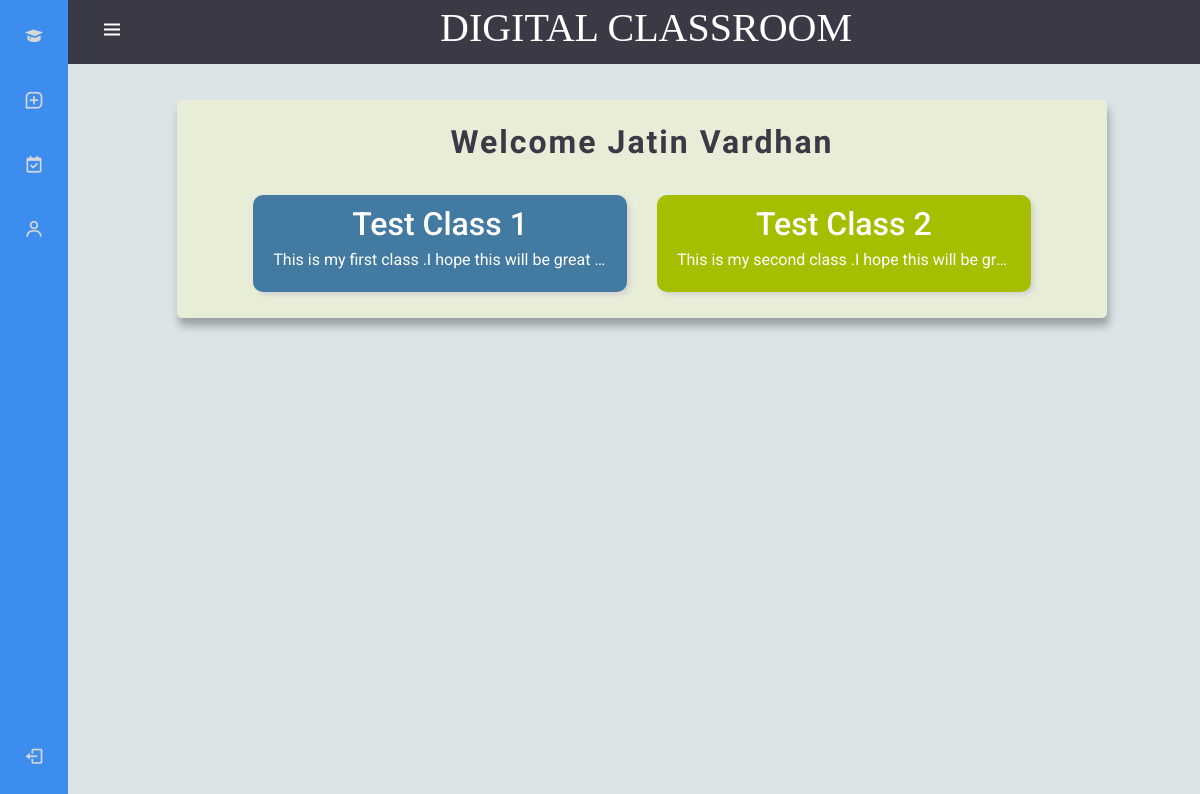
The app's page /Student/SDashboard.php (signed in) with its own data.
### tables this page shows
CREATE TABLE `join_class` (
  `std_id` varchar(20) NOT NULL,
  `class_id` int(5) NOT NULL,
  `att_percentage` float NOT NULL DEFAULT 100,
  `total_attendance` int(11) NOT NULL DEFAULT 0
);

CREATE TABLE `classes` (
  `course_id` int(5) NOT NULL,
  `course_name` varchar(50) NOT NULL,
  `dpt_id` int(5) NOT NULL,
  `semester` int(3) NOT NULL,
  `teacher_id` int(5) NOT NULL,
  `class_code` varchar(7) NOT NULL,
  `total_taken_classes` int(5) NOT NULL DEFAULT 0,
  `description` varchar(150) NOT NULL,
  `background` varchar(30) NOT NULL,
  `archive` int(3) NOT NULL DEFAULT 0
);

### Student/SDashboard.php (the view, shortened to what this page needs)
<?php
include "navbar.php";
include '../Home/Connection.php';
$id = $_SESSION['s_id'];
$classQuery = "SELECT classes.*,join_class.* FROM classes
LEFT JOIN join_class ON classes.course_id=join_class.class_id
WHERE join_class.std_id = $id ";
$classResult = $conn->query($classQuery);
?>
<!DOCTYPE html>
<html lang="en">
<head>
    <link rel="stylesheet" href="style.css?<?php echo time(); ?>">
    <link href="https://cdn.jsdelivr.net/npm/bootstrap@5.0.2/dist/css/bootstrap.min.css" rel="stylesheet" />
</head>
<body>
    <main>
        <div class="container col-10 py-2">
            <h2 class="h2"> Welcome <?php echo $_SESSION['s_name']; ?> </h2>
            <div class="class-container col-sm-11">
                <?php if ($classResult->num_rows > 0) : ?>
                    <?php while ($row = $classResult->fetch_assoc()) : ?>
                        <a href="class.php?class_id=<?php echo $row['course_id']; ?>">
                            <div class="class-card" style=" background-color: <?php echo $row['background']; ?>;">
                                <h2><?php echo $row['course_name']; ?></h2>
                                <p><?php echo $row['description']; ?></p>
                            </div>
                        </a>
                    <?php endwhile; ?>
                <?php else : ?>
                    <p>Not enrolled in any class !</p>
                <?php endif; ?>
            </div>
        </div>
    </main>
</body>
</html>

### Student/style.css (style rules this page uses)
body { background-color: #dbe5e8 !important; font-family: "Roboto", sans-serif !important; }
main { height: 100vh !important; overflow-y: auto !important; }
.container { background-color: rgb(202, 236, 241) !important; display: flex !important; justify-content: center !important; flex-direction: column !important; align-items: center !important; border-radius: 5px !important; box-shadow: rgba(0, 0, 0, 0.3) 2px 8px 8px !important; margin-top: 100px !important; margin-bottom: 50px !important; }
.h2 { text-align: center !important; font-family: "Merienda", cursive !important; letter-spacing: 2px !important; font-weight: 700 !important; margin: 15px !important; color: rgb(58, 58, 70) !important; }
a { text-decoration: none !important; }

### Student/navbar.php (style rules this page uses)
:root { --header-height: 3rem; --nav-width: 68px; --first-color: #3d8def; --first-color-light: rgb(214, 215, 215); --white-color: white; --body-font: "Nunito", sans-serif; --normal-font-size: 1rem; --z-fixed: 100; }
body { margin: var(--header-height) 0 0 0; font-family: 'Roboto', sans-serif !important; font-size: var(--normal-font-size); transition: 0.5s; }
@media screen and (min-width: 300px) { body { margin: calc(var(--header-height) + 1rem) 0 0 0; padding-left: calc(var(--nav-width) + 1rem); position: fixed; z-index: -1; width: 100%; } }

### Student/SDashboard.php (style rules this page uses)
.container { background-color: rgb(232, 237, 216) !important; }
.class-container { display: grid; grid-template-columns: 45% 45% !important; gap: 30px; padding: 2% 0; justify-content: center; align-items: center; }
.class-card { box-shadow: 3px 3px 5px lightgray; padding: 10px; border: none; border-radius: 10px; transition: ease-in-out .3s; }
.class-card h2 { margin-bottom: 5px; text-align: center; color: white !important; }
.class-card p { margin-bottom: 10px; color: white; }
.class-container p { padding:0 10px ; overflow: hidden; white-space: nowrap; text-overflow:ellipsis!important; }

### records on screen
join_class: class.course_name "Test Class 1", class.description "This is my first class .I hope this will be great…"
join_class: class.course_name "Test Class 2", class.description "This is my second class .I hope this will be gr…"

### other values on screen
$_SESSION['s_name'] "Jatin Vardhan"
